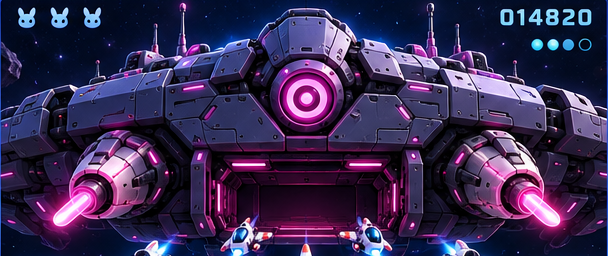
#> input picture art/space/source/orbital-hull-reference.png, 608 x 256 px
$ python art_media.py
#> lines starting #> are read from the running program, lines starting #| are printed output that depends on the picture; pictures that were not available may be replaced by others from this repository, and a replacement may not be noted
"""Assemble review-only comparisons from rendered PNGs without repainting assets."""
from pathlib import Path
import json
from PIL import Image,ImageDraw,ImageFont

ROOT=Path(__file__).resolve().parents[2]
OUT=ROOT/'out/orbital-art-proof'
font=ImageFont.truetype(str(ROOT/'out/brum-proof/LilitaOne-Regular.ttf'),22)
reference=Image.open(ROOT/'art/space/source/orbital-hull-reference.png').convert('RGBA')
#> reference is the input picture: PIL image 608x256 RGBA; mean R, G, B, A 56.2, 43, 81.4, 255
assembly=Image.open(OUT/'source-open.png').convert('RGBA')
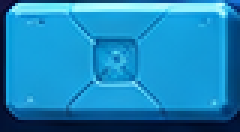
#> input picture art/space/source/a-cyan-reference.png, 80 x 44 px, given in place of source-open.png, which was not available (shown 3 times larger)
width=912
board=Image.new('RGB',(width*2+24,450),'#060a13')
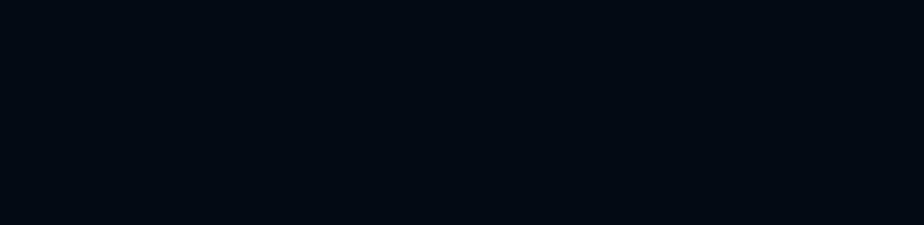
#> board: PIL image 1848x450 RGB (shown at 1/2 size); mean R, G, B 6, 10, 19
draw=ImageDraw.Draw(board)
for x,title,image in [(0,'APPROVED C · source crop',reference),(width+24,'ACTUAL C PARTS · open assembly',assembly)]:
    draw.text((x+14,12),title,font=font,fill='#c0d1df')
    size=(width,round(width*image.height/image.width))
    board.paste(image.resize(size,Image.Resampling.LANCZOS),(x,48),image.resize(size,Image.Resampling.LANCZOS))
#> this loop made 2 passes
#> (x, title, size) on passes 1 to 2: (0, 'APPROVED C · source crop', (912, 384)), (936, 'ACTUAL C PARTS · open assembly', (912, 502))
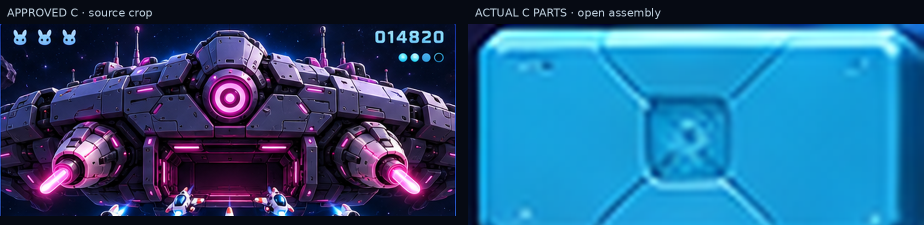
#> board: PIL image 1848x450 RGB (shown at 1/2 size); mean R, G, B 39, 87.9, 129.6
board.save(OUT/'source-comparison.png')
for name in ['ios','android']:
    a=Image.open(OUT/f'{name}-reference.png').convert('RGB')
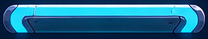
#> input picture art/space/source/a-paddle-reference.png, 208 x 39 px, given in place of ios-reference.png, which was not available
#> a is the input picture: PIL image 208x39 RGB; mean R, G, B 31.9, 103.9, 138.3
    b=Image.open(OUT/f'{name}-open.png').convert('RGB')
    target=Image.new('RGB',(a.width+b.width,a.height),'#060a13')
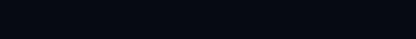
#> target: PIL image 416x39 RGB; mean R, G, B 6, 10, 19
    target.paste(a,(0,0));target.paste(b,(a.width,0));target.save(OUT/f'{name}-comparison.png')
#> after `target.paste(a, (0, 0))`:
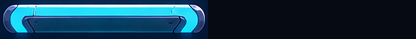
#> target: PIL image 416x39 RGB; mean R, G, B 19, 56.9, 78.7
#> after `target.paste(b, (a.width, 0))`:
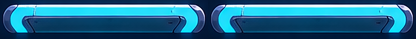
#> target: PIL image 416x39 RGB; mean R, G, B 31.9, 103.9, 138.3
#> (the run stopped early here; a loop or call above may not have finished)
